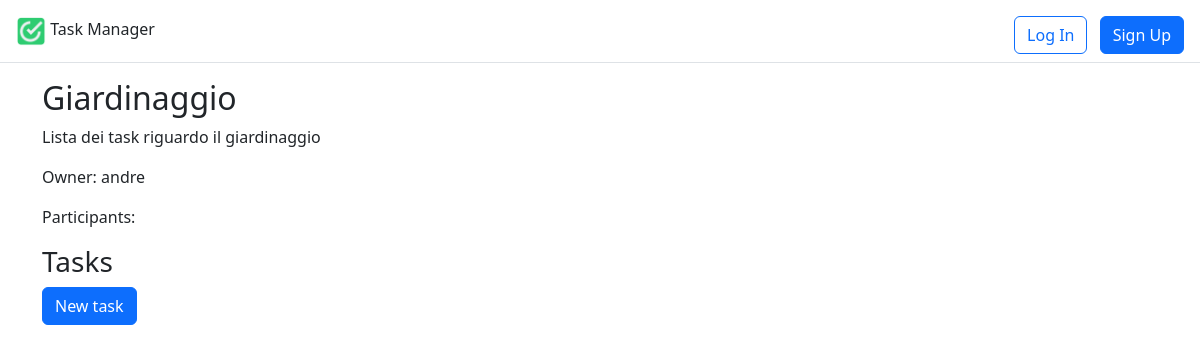
Before: /lists/1 with the older database file.
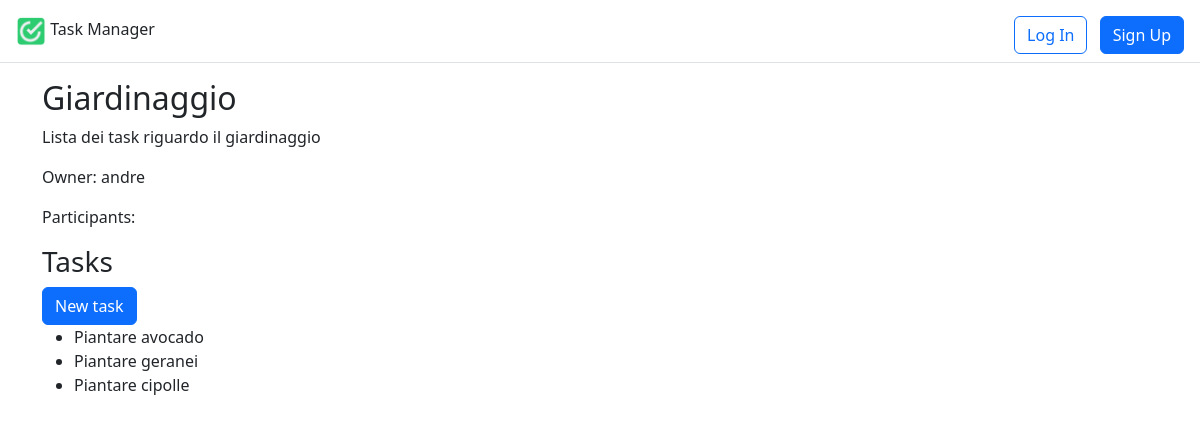
After: the same page with the newer database file.
### lists/models.py (models this page shows)
class Task(models.Model):
    class Priority(models.TextChoices):
        LOW = "LOW", "Low"
        MEDIUM = "MEDIUM", "Medium"
        HIGH = "HIGH", "High"
    id = models.AutoField(primary_key=True)
    title = models.CharField(max_length=255)
    description = models.TextField(null=True, blank=True)
    completed = models.BooleanField(default=False)
    due_datetime = models.DateTimeField(null=True, blank=True)
    assigned_to = models.ForeignKey(User, on_delete=models.CASCADE, related_name="assigned_to")
    created_by = models.ForeignKey(User, on_delete=models.CASCADE, related_name="created_by")
    attachment = models.FileField(upload_to="media/", null=True, blank=True)
    priority = models.CharField(choices=Priority.choices, max_length=6, null=True, blank=True, default=None)
    task_list = models.ForeignKey(TaskList, on_delete=models.CASCADE, related_name="task_list")
    def __str__(self):
        return self.title

### lists/views.py (the view)
# urls.py: path('<int:id>', views.TaskListView.as_view(), name="list"),
class TaskListView(ListView):
    template_name = "lists/task_list.html"
    def get_context_data(self, **kwargs):
        context = super().get_context_data(**kwargs)
        context['task_list'] = TaskList.objects.get(id=self.kwargs["id"])
        return context
    def get_queryset(self):
        return Task.objects.filter(task_list=self.kwargs["id"])

### templates/lists/task_list.html (shortened to what this page needs)
{% extends "base.html" %}
{% block content %}
    <h2>{{ task_list.title }}</h2>
    <p>{{ task_list.description }}</p>
    <p>Owner: {{ task_list.owner.username }}</p>
    <p>Participants:
    </p>
    <h3>Tasks</h3>
    <a href="{% url 'task_new' task_list.id %}"><button class="btn btn-primary">New task</button></a>
    <ul>
        {% for task in task_list.tasks.all %}
            <li>{{ task }}</li>
        {% endfor %}
    </ul>
{% endblock %}

Changed rows visible on the page:
added Task: title "Piantare avocado"
added Task: title "Piantare geranei"
added Task: title "Piantare cipolle"
